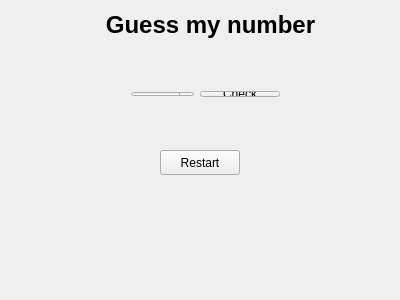
<?xml version="1.0" encoding="UTF-8"?>
<ui version="4.0">
 <class>Widget</class>
 <widget class="QWidget" name="Widget">
  <property name="geometry">
   <rect>
    <x>0</x>
    <y>0</y>
    <width>400</width>
    <height>300</height>
   </rect>
  </property>
  <property name="windowTitle">
   <string>Widget</string>
  </property>
  <widget class="QLabel" name="label">
   <property name="geometry">
    <rect>
     <x>90</x>
     <y>10</y>
     <width>241</width>
     <height>31</height>
    </rect>
   </property>
   <property name="text">
    <string>&lt;html&gt;&lt;head/&gt;&lt;body&gt;&lt;p align=&quot;center&quot;&gt;&lt;span style=&quot; font-size:18pt; font-weight:600;&quot;&gt;Guess my number&lt;/span&gt;&lt;/p&gt;&lt;/body&gt;&lt;/html&gt;</string>
   </property>
  </widget>
  <widget class="QPushButton" name="restartButton">
   <property name="geometry">
    <rect>
     <x>160</x>
     <y>150</y>
     <width>80</width>
     <height>25</height>
    </rect>
   </property>
   <property name="text">
    <string>Restart</string>
   </property>
  </widget>
  <widget class="QLabel" name="messageLabel">
   <property name="geometry">
    <rect>
     <x>20</x>
     <y>190</y>
     <width>361</width>
     <height>91</height>
    </rect>
   </property>
   <property name="font">
    <font>
     <pointsize>24</pointsize>
    </font>
   </property>
   <property name="text">
    <string>&lt;html&gt;&lt;head/&gt;&lt;body&gt;&lt;p align=&quot;center&quot;&gt;&lt;br/&gt;&lt;/p&gt;&lt;/body&gt;&lt;/html&gt;</string>
   </property>
   <property name="alignment">
    <set>Qt::AlignCenter</set>
   </property>
  </widget>
  <widget class="QWidget" name="">
   <property name="geometry">
    <rect>
     <x>120</x>
     <y>80</y>
     <width>171</width>
     <height>28</height>
    </rect>
   </property>
   <layout class="QHBoxLayout" name="horizontalLayout">
    <item>
     <widget class="QSpinBox" name="spinBox">
      <property name="minimum">
       <number>1</number>
      </property>
      <property name="maximum">
       <number>100</number>
      </property>
     </widget>
    </item>
    <item>
     <widget class="QPushButton" name="checkButton">
      <property name="text">
       <string>Check</string>
      </property>
     </widget>
    </item>
   </layout>
  </widget>
 </widget>
 <layoutdefault spacing="6" margin="11"/>
 <resources/>
 <connections/>
</ui>
